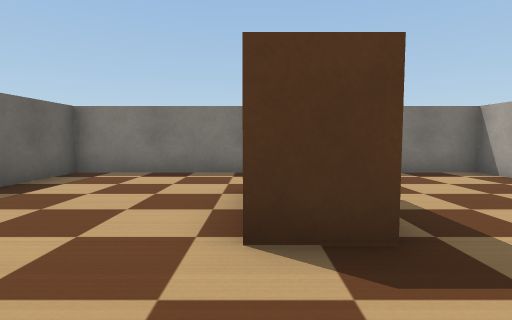
View 1 (above)

18 first-person views from a walk through a robot-simulator world made for Webots. The camera is 0.41 m above the floor, tilts 4° down and sees 80° across. The floor is counted in squares, 0.5 m on a side. Each view is taken from the middle of a square. On the plan, view 1 faces up. The plan holds only what a view shows up to about 11 squares ahead; the rest is blank. Robots are left out. Simple shapes and patterns stand in for the simulator's stock objects.

View 2
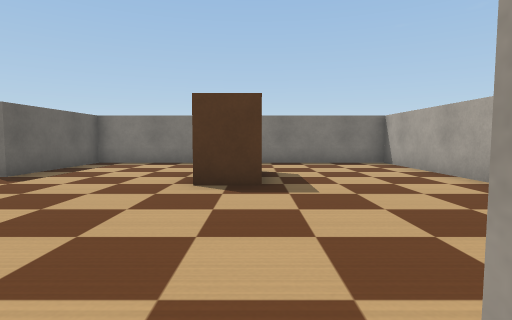

View 3
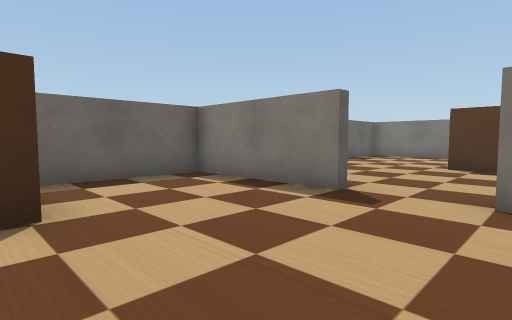

View 4
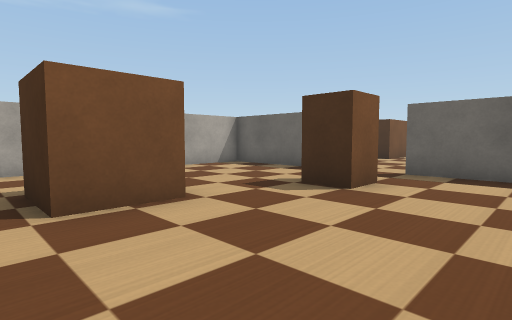

View 5
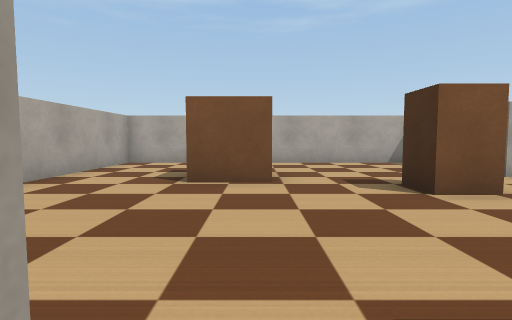

View 6
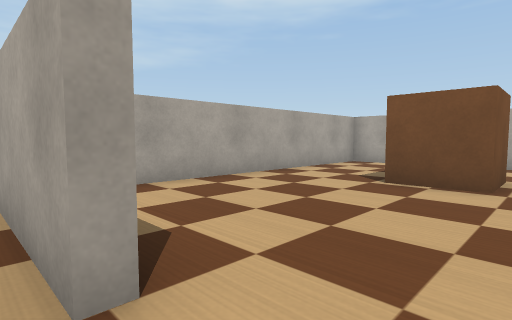

View 7
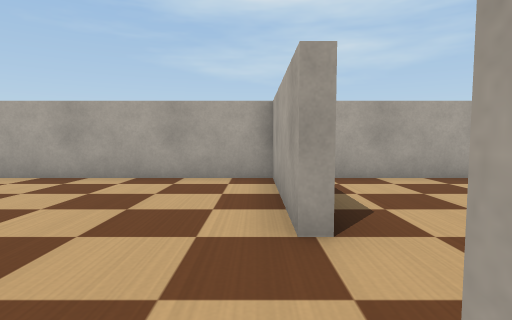

View 8
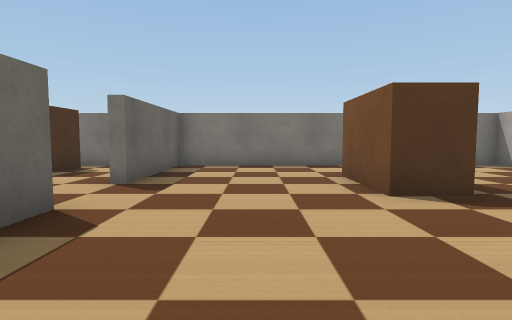

View 9
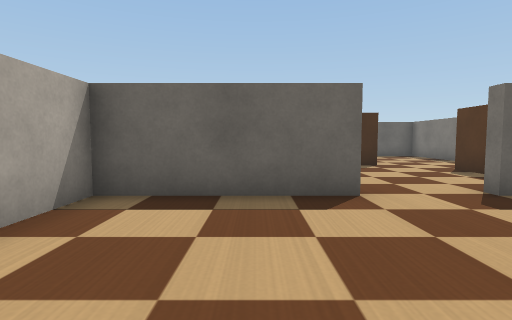

View 10
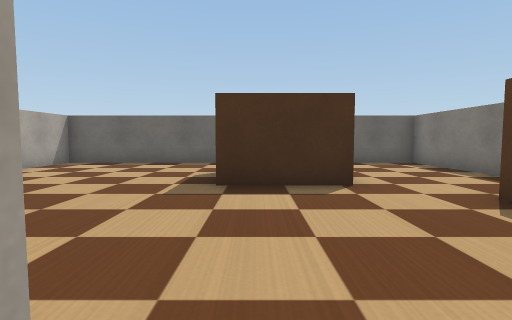

View 11
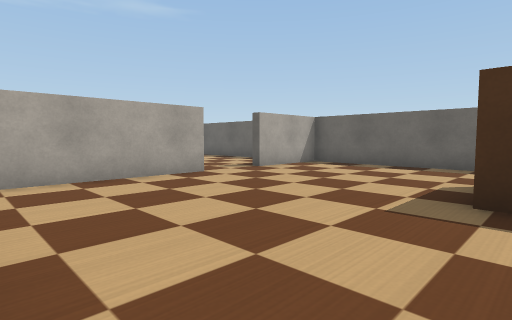

View 12
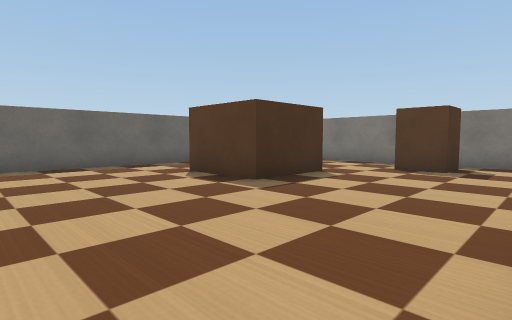

View 13
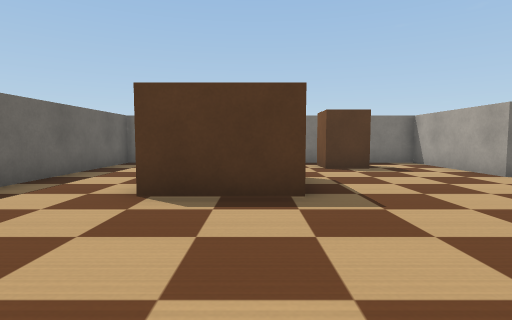

View 14
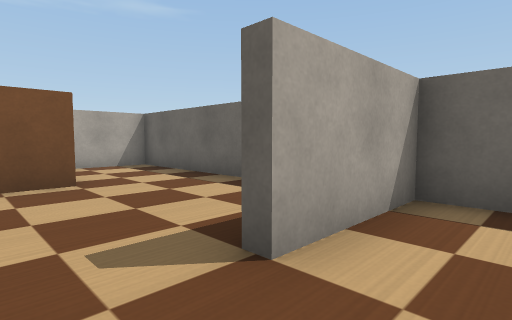

View 15
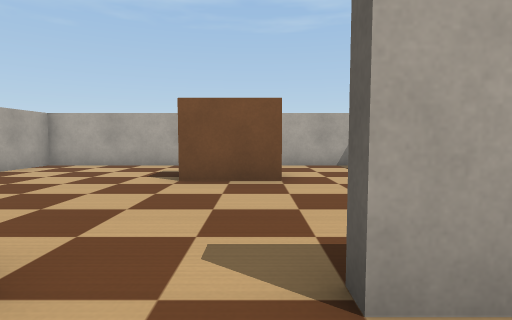

View 16
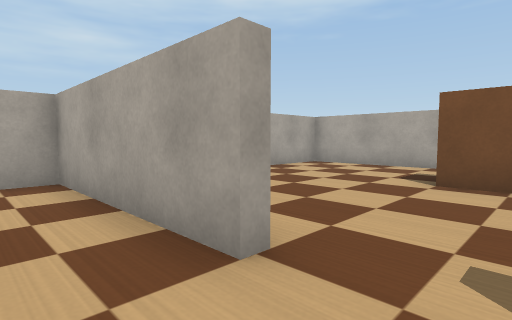

View 17
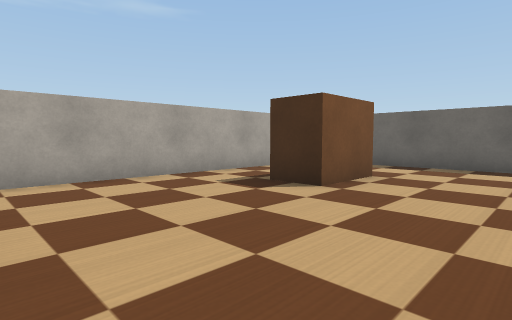

View 18
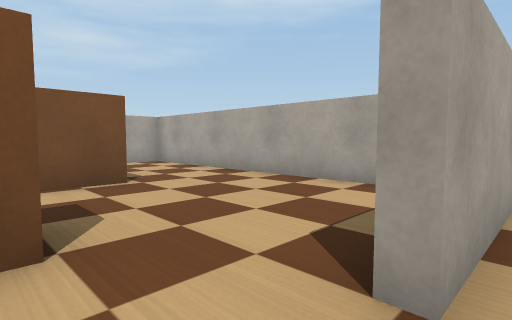

### Floor plan
Points are (right, up) in squares from view 1. A wall is a line through its corners. A room is listed if a view was taken in it or the views show most of it. See-through windows are left out.
Room 1 (views 1, 5, 6, 7, 8, 9)
walls: (-0.5, -2.2) (-0.5, -2.6); (-4.3, 1.6) (-4.3, -2.3) (-2.8, -2.3); (1.5, -2.8) (1.5, -2.3) (5.3, -2.3) (5.3, 7.4) (-4.3, 7.4) (-4.3, 3.5)
ways out: opening at (0.5, -3) to room 2; opening at (-4, 2.5) to room 3
objects: brown box (0, 3) to (1, 4)
Room 2 (views 2, 3, 4)
walls: (-4.3, -8.5) (-4.3, -12.3) (5.3, -12.3) (5.3, -3.6); (-0.5, -2.6) (-4.3, -2.6) (-4.3, -6.5)
ways out: opening at (0.5, -3) to room 1; opening at (-4, -7.5) to room 4
objects: brown box (-2, -7); brown box (1, -9) to (2, -8)
Room 3 (views 10, 11, 12, 13, 14, 15, 16)
walls: (-4.3, 3.5) (-4.7, 3.5) (-4.7, 7.4) (-14.4, 7.4) (-14.4, -4.3) (-11.5, -4.3); (-9.5, -4.8) (-9.5, -4.3) (-4.7, -4.3) (-4.7, -3.5)
ways out: opening at (-4, 2.5) to room 1; opening at (-10.5, -5) to room 4
objects: brown box (-11, 2) to (-10, 3); brown box (-8, 6) to (-7, 6)
Room 4 (views 17, 18)
walls: (-11.5, -4.3) (-11.5, -4.8); (-14.4, -6.8) (-14.4, -12.3) (-4.7, -12.3) (-4.7, -8.5) (-4.3, -8.5)
ways out: opening at (-4, -7.5) to room 2; opening at (-10.5, -5) to room 3
objects: brown box (-11, -10) to (-10, -9)

Where each view was taken, in squares from view 1:
view 1: 0 up, 0 right, facing up
view 2: 3 down, 1 right, facing up
view 3: 7 down, 2 right, facing up-left
view 4: 4 down, 3 right, facing down-left
view 5: 2 down, 1 right, facing down
view 6: 2 down, 0 right, facing down-right
view 7: 2 down, 1 left, facing right
view 8: 2 down, 2 left, facing up
view 9: 0 up, 0 right, facing left
view 10: 2 up, 4 left, facing left
view 11: 2 up, 5 left, facing down-left
view 12: 3 down, 5 left, facing up-left
view 13: 3 down, 10 left, facing up
view 14: 3 down, 10 left, facing down-left
view 15: 3 down, 11 left, facing down
view 16: 3 down, 11 left, facing down-right
view 17: 6 down, 5 left, facing down-left
view 18: 7 down, 5 left, facing down-right
